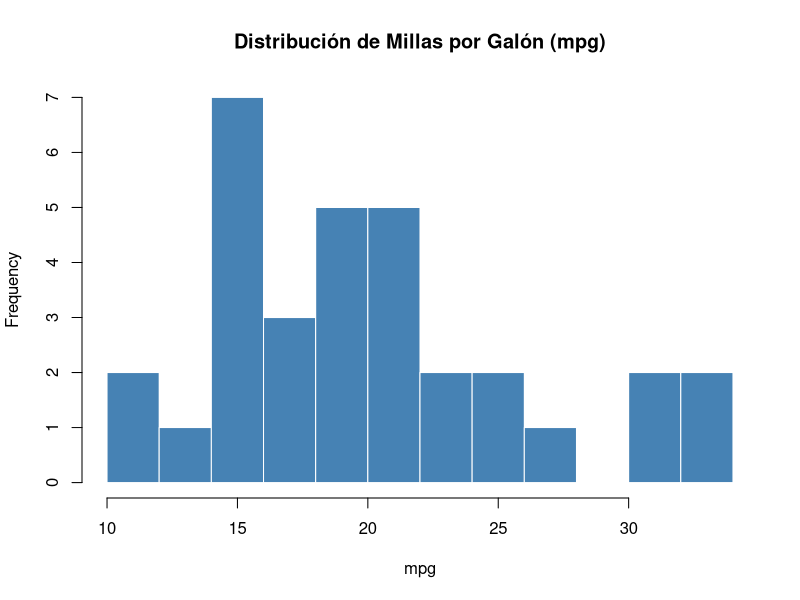
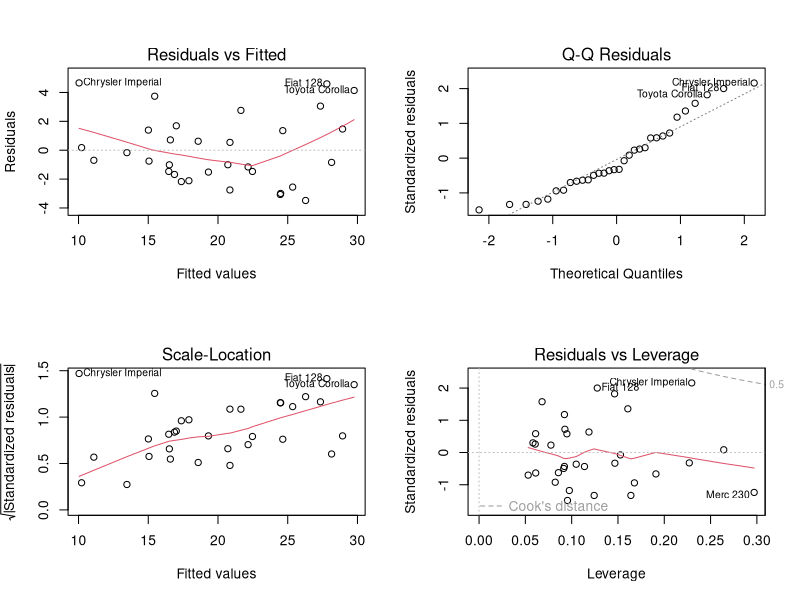

Reproduce these figures in R, in order.
# =============================================================================
# REGRESIÓN LINEAL MÚLTIPLE Y SELECCIÓN DE MODELOS 
# =============================================================================
install.packages(c("tidyverse","car","corrplot","MASS","lmtest"))

library(tidyverse)
library(car)        
library(corrplot)   
library(MASS)       
library(lmtest)     

data("mtcars")

# PRE-PROCESAMIENTO Y AED
# Convertimos variables categóricas binarias a factores para un análisis correcto
df_autos <- mtcars %>%
  mutate(
    vs = as.factor(vs), 
    am = as.factor(am)  
  )


# Distribución de la variable respuesta (mpg)
hist(df_autos$mpg, main = "Distribución de Millas por Galón (mpg)", 
     xlab = "mpg", col = "steelblue", border = "white", breaks = 10)

# =============================================================================
# AJUSTE DEL MODELO COMPLETO (FULL MODEL)
# =============================================================================

modelo_full <- lm(mpg ~ ., data = df_autos)
summary_full <- summary(modelo_full)

print(summary_full)

# DIAGNÓSTICO DE MULTICOLINEALIDAD (VIF)
vif_values <- car::vif(modelo_full)
print(vif_values)

# =============================================================================
# SELECCIÓN DE MODELOS (STEPWISE SELECTION)
# =============================================================================

# Usamos stepAIC en dirección "both" (pone y saca variables)
# El criterio es minimizar el AIC (Akaike Information Criterion)
modelo_step <- stepAIC(modelo_full, direction = "both", trace = FALSE)

print(summary(modelo_step))


# =============================================================================
# DIAGNÓSTICO DE SUPUESTOS DEL MODELO FINAL
# =============================================================================

residuos_final <- residuals(modelo_step)

# A. NORMALIDAD DE RESIDUOS (Shapiro-Wilk)
# H0: Los residuos son Normales.
shapiro_test <- shapiro.test(residuos_final)
print(shapiro_test)

# B. HOMOCEDASTICIDAD (Breusch-Pagan)
# H0: La varianza del error es constante.
bp_test <- bptest(modelo_step)
print(bp_test)

# C. INDEPENDENCIA (Durbin-Watson)
dw_test <- durbinWatsonTest(modelo_step)
print(dw_test)

# D. MULTICOLINEALIDAD RESIDUAL
# Verificamos si el modelo final limpió el problema de VIF
print(car::vif(modelo_step))


# =============================================================================
# GRÁFICOS DE DIAGNÓSTICO
# =============================================================================
par(mfrow = c(2, 2)) 
plot(modelo_step)
par(mfrow = c(1, 1))

# =============================================================================
# IDENTIFICACIÓN DE OUTLIERS E INFLUYENTES
# =============================================================================
# Distancia de Cook: ¿Qué autos mueven drásticamente el modelo si los quitamos?
cooks_d <- cooks.distance(modelo_step)
umbral_cook <- 4 / nrow(df_autos) 

influyentes <- names(cooks_d)[cooks_d > umbral_cook]

if(length(influyentes) > 0) {
  cat(paste("Autos influyentes detectados (Cook's D > 4/n):", paste(influyentes, collapse = ", "), "\n"))
  cat("Nota: Evaluar si estos modelos son 'especiales' (ej. deportivos de lujo) y distorsionan la predicción.\n")
} else {
  cat("No se detectaron puntos excesivamente influyentes.\n")
}
